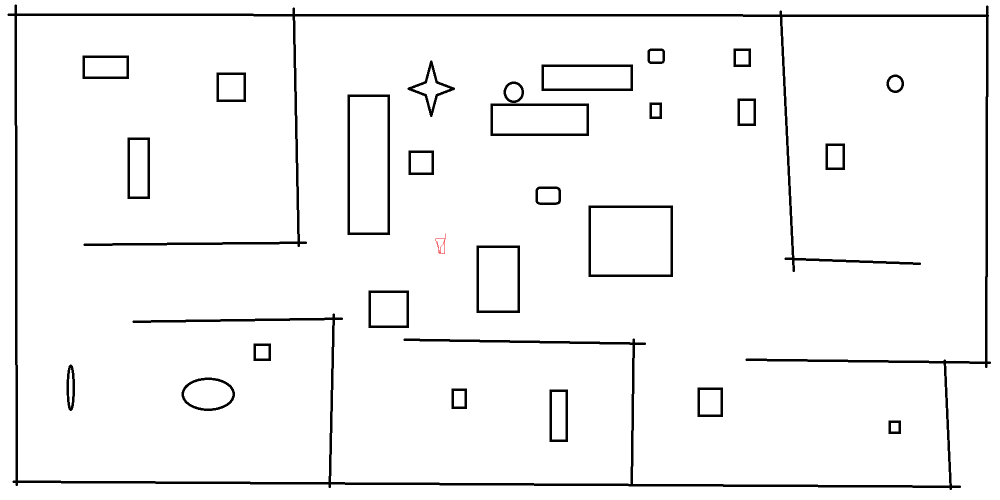
//> input picture room1.png, 2000 x 1000 px (shown at 1/2 size)
$ ./DFS-cleaner   (built with g++ and OpenCV 4)
//> lines starting //> are read from the running program, lines starting //| are printed output that depends on the picture
/*This is a DFS-cleaner simulation program,
which simulates how a cleaner can traverses an enclosed room while it does not know the map of the room at the beginning.
You can rewrite the set_environment() and go_and_clean::print_obstacle_route_and_car() to remove the API provided by opencv library.
Instead of presenting the DFS-cleaning process by video, you can cout the obstacle, cleaning status, car postion e.t.c..*/

#include <windows.h>
#include <opencv2/core/core.hpp>
#include <opencv2/highgui/highgui.hpp>
#include "opencv2/imgproc/imgproc.hpp"
#include <iostream>
#include <string>
#include "stack.h"
#include <cmath>

#define PI 3.1415926
using namespace cv;
using namespace std;

Mat show_image;
Mat global_animation_image;
Mat local_animation_image;
VideoWriter global_output;
VideoWriter local_output;
int scale;

int nr, nc;
int** environment;
int at_environment_r;
int at_environment_c;

class node
{
//"node" represents each unit area in the real world,
//which can be easily classified by 2 member variables,
//cleaned_or_not and obstacle_or_not, to detemined whether to clean that area or not
public:
	int cleaned_or_not = 0;
	int obstacle_or_not = 0;
};
node** surrounding;
void instruction()
{
	cout << endl;
	cout << "****************************************************************************************************" << endl;
	cout << "----------------------------------------------------------------------------------------------------" << endl;
	cout << "# INSTRUCTION" << endl << endl;
	cout << "	This is a DFS-cleaner simulation program," << endl;
	cout << "	which simulates how a cleaner can traverses an enclosed room while it does not know the map of the room at the beginning." << endl;
	cout << "	You can rewrite the set_environment() and go_and_clean::print_obstacle_route_and_car() to remove the API provided by opencv library." << endl;
	cout << "	Instead of presenting the DFS-cleaning process by video, you can cout the obstacle, cleaning status, car postion e.t.c.." << endl;
	cout << endl;
}
void set_environment()
{
	//read the imported environment file
	//if the imported environment file do not exist, use the default environment file
	char environment_file_name[80];
	char default_environment_file_name[] = "room1.png";
	char ch; int i;
	cout << endl;
	cout << "****************************************************************************************************" << endl;
	cout << "----------------------------------------------------------------------------------------------------" << endl;
	cout << "# IMPORT ENVIRONMENT IMAGE" << endl << endl;
	cout << "	Enter file name of the environment image." << endl;
	cout << "	(Draw the enclosed room and obstacles in it with black,";
	cout << "draw the start position with red." << endl;
	cout << "	You can turn frame an angle and draw your enclosed area to simulate a car with oblique start direction.)" << endl;
	cout << "	>> ";

	i = 0;
	while((ch = getchar()) != '\n')
	{
		if(ch == '.') break;
		environment_file_name[i] = ch;
		i++;
	}
	environment_file_name[i] = '.'; environment_file_name[i+1] = 'p'; environment_file_name[i+2] = 'n';
	environment_file_name[i+3] = 'g'; environment_file_name[i+4] = '\0';

	show_image = imread(environment_file_name, CV_LOAD_IMAGE_COLOR);
//> .png cannot be read in this run, so this picture is empty

	if(! show_image.data )
	{
        cout << endl;
		cout << "	Environment image \"" << environment_file_name << "\" do not exist!" << endl ;
		cout << "	Use default environment image \"" << default_environment_file_name << "\"" << endl;
		show_image = imread(default_environment_file_name, CV_LOAD_IMAGE_COLOR);
//> show_image is the input picture: 1000 rows x 2000 cols, CV_8UC3; mean B, G, R 244.8, 244.8, 244.8
		cout << endl;
	}
	else
	{
		cout << endl;
		cout << "	Environment image \"" << environment_file_name << "\" is successfully read-in!" << endl;
		cout << endl;
	}

	//after number of pixels per unit area given by user, resolution of the environment map is reduced from
	//(show_image.cols x show_image.rows) to (show_image.cols/scale x show_image.rows/scale)
	//informations in the image are then transformed and stored into the environment array
	int unit_area = 0;
	cout << endl;
	cout << "****************************************************************************************************" << endl;
	cout << "----------------------------------------------------------------------------------------------------" << endl;
	cout << "# PIXEL PROCESS OF THE ENVIRONMENT IMAGE" << endl << endl;
	cout << "	You have imported an image which is with " << show_image.rows << " x " << show_image.cols << " pixels." << endl;
//| 	You have imported an image which is with 1000 x 2000 pixels.
    cout << "	The program will now transforms it into an environment array." << endl;
	while(unit_area < 1)
	{
		cout << "	How many pixels do you assume a unit area to occupy? (must be larger than 1)" << endl;
		cout << "	>> ";
    	cin >> unit_area;
//> the answer given: 100
    	cout << endl;
	}
    scale = (int)sqrt(unit_area);

    resize(show_image,show_image,Size(show_image.cols+2*scale,show_image.rows+2*scale),0,0,CV_INTER_AREA);
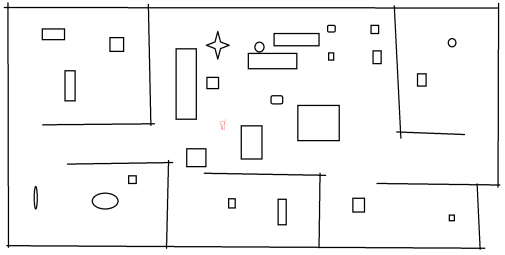
//> show_image: 1020 rows x 2020 cols, CV_8UC3 (shown at 1/4 size); mean B, G, R 244.8, 244.8, 244.8

	nr = show_image.rows/scale+1;
	nc = show_image.cols/scale+1;
	environment = new int*[nr];
    for(int i = 0; i < nr; i++)
    {
        environment[i] = new int[nc];
        for(int j = 0; j < nc; j++)
        {
            environment[i][j] = 0;
        }
    }

    //if any of the pixels in nrow = scale*i ~ scale*(i+1), ncol = scale*j ~ scale*(j+1) is black
	//(bgr.val[0] <= 50 && bgr.val[1] <= 50 && bgr.val[2] <= 50),
	//we will write 1 into environment[i][j], which is (i,j) exists obstacle
	//if any of the pixels in nrow = scale*i ~ scale*(i+1), ncol = scale*j ~ scale*(j+1) is red
	//(2*bgr.val[0] <= bgr.val[2] && 2*bgr.val[1] <= bgr.val[2]),
	//we will add i and j to at_environment_r and at_environment_c,respectively, and take the average, which is the start position of the car
	at_environment_r = 0;
	at_environment_c = 0;
    for( size_t nrow = 0; nrow < show_image.rows; nrow+=scale)
    {
        for(size_t ncol = 0; ncol < show_image.cols; ncol+=scale)
        {
            bool flag = 0;
            for(int i = 0; i < scale; i++)
            {
                for(int j = 0; j < scale; j++)
                {
                    if(nrow+i >= 0 && nrow+i < show_image.rows && ncol+j >=0 && ncol+j < show_image.cols)
                    {
                        Vec3i bgr = show_image.at<Vec3b>(nrow+i,ncol+j);
                        if(bgr.val[0] <= 50 && bgr.val[1] <= 50 && bgr.val[2] <= 50)
                        {
                            flag = 1;
                        }
                        else if(2*bgr.val[0] <= bgr.val[2] && 2*bgr.val[1] <= bgr.val[2])
                        {
                            if(at_environment_r == 0 && at_environment_c == 0)
                            {
                                at_environment_r+=nrow/scale;
                                at_environment_c+=ncol/scale;
                            }
                            else
                            {
                                at_environment_r = (at_environment_r + nrow/scale)/2;
                                at_environment_c = (at_environment_c + ncol/scale)/2;
                            }
                        }
                    }
                }
            }

            if(flag == 1)
            {
                environment[nrow/scale][ncol/scale] = 1;
            }
        }
    }
//> this loop made 102 passes
//> (at_environment_r, at_environment_c) on passes 1 to 8: (0, 0), (0, 0), (0, 0), (0, 0), (0, 0), (0, 0), (0, 0), (0, 0)
//> after the loop, at_environment_r = 50; at_environment_c = 88
	//setup animation parameters and name of the output animation files
	char global_animation_file_name[80];
	char local_animation_file_name[80];
	char default_global_animation_file_name[] = "DFS cleaning process_global.avi";
	char default_local_animation_file_name[] = "DFS cleaning process_local.avi";
	cout << endl;
	cout << "****************************************************************************************************" << endl;
	cout << "----------------------------------------------------------------------------------------------------" << endl;
	cout << "# EXPORT ANIMATION OF THE DFS CLEANING PROCESS" << endl << endl;
	cout << "	Name the animation file:" << endl;
	getchar();

	cout << "	>> ";
	i = 0;
	while((ch = getchar()) != '\n')
	{
		if(ch == '.') break;
		global_animation_file_name[i] = ch;
		local_animation_file_name[i] = ch;
		i++;
	}
	global_animation_file_name[i] = '_'; global_animation_file_name[i+1] = 'g'; global_animation_file_name[i+2] = 'l';
	global_animation_file_name[i+3] = 'o'; global_animation_file_name[i+4] = 'b'; global_animation_file_name[i+5] = 'a';
	global_animation_file_name[i+6] = 'l'; global_animation_file_name[i+7] = '.'; global_animation_file_name[i+8] = 'a';
	global_animation_file_name[i+9] = 'v'; global_animation_file_name[i+10] = 'i'; global_animation_file_name[i+11] = '\0';
	local_animation_file_name[i] = '_'; local_animation_file_name[i+1] = 'l'; local_animation_file_name[i+2] = 'o';
	local_animation_file_name[i+3] = 'c'; local_animation_file_name[i+4] = 'a'; local_animation_file_name[i+5] = 'l';
	local_animation_file_name[i+6] = '.'; local_animation_file_name[i+7] = 'a'; local_animation_file_name[i+8] = 'v';
	local_animation_file_name[i+9] = 'i'; local_animation_file_name[i+10] = '\0';

	global_animation_image = Mat(nr*scale, nc*scale, CV_8UC3, Scalar(255,255,255));
	Size S = Size(global_animation_image.cols, global_animation_image.rows);
	int codec = VideoWriter::fourcc('M','J','P','G');
	int FPS = 1000/10;
	if(i == 0)
	{
		cout << endl << "	Animation in global perspective: ";
		cout << default_global_animation_file_name << endl;
		global_output = VideoWriter(String(default_global_animation_file_name),codec,FPS,S,true);
	}
	else
	{
		cout << endl << "	Animation in global perspective: ";
		cout << global_animation_file_name << endl;
		global_output = VideoWriter(String(global_animation_file_name),codec,FPS,S,true);
	}
	local_animation_image = Mat(nr*scale, nc*scale, CV_8UC3, Scalar(0,0,0));
	if(i == 0)
	{
		cout << endl << "	Animation in robot's perspective: ";
		cout << default_local_animation_file_name << endl;
		local_output = VideoWriter(String(default_local_animation_file_name),codec,FPS,S,true);
	}
	else
	{
		cout << endl << "	Animation in robot's perspective: ";
		cout << local_animation_file_name << endl;
		local_output = VideoWriter(String(local_animation_file_name),codec,FPS,S,true);
	}

    //if (i,j) is in the nine-square division region centered on (at_environment_r,at_environment_c),
	//set pixels in nrow = scale*i ~ scale*(i+1), ncol = scale*j ~ scale*(j+1) to blue
	//(bgr.val[0] = 255; bgr.val[1] = 0; bgr.val[2] = 0)
	//if environment[i][j] is 1, set pixels in nrow = scale*i ~ scale*(i+1), ncol = scale*j ~ scale*(j+1) to black
	//(bgr.val[0] = 0; bgr.val[1] = 0; bgr.val[2] = 0)
	for(int i = 0; i < nr; i++)
    {
        for(int j = 0; j < nc; j++)
        {
            if (i >= at_environment_r-1 && i <= at_environment_r+1 && j >= at_environment_c-1 && j <= at_environment_c+1)
			{
				for(size_t nrow = scale*i; nrow < scale*(i+1); nrow++)
				{
					for(size_t ncol = scale*j; ncol < scale*(j+1); ncol++)
					{
						Vec3b& bgr = global_animation_image.at<Vec3b>(nrow,ncol);
						bgr[0] = 255;
						bgr[1] = 0;
						bgr[2] = 0;
					}
				}
            }
            else if(environment[i][j] == 1)
            {
                for(size_t nrow = i*scale; nrow < (i+1)*scale; nrow++)
				{
					for(size_t ncol = j*scale; ncol < (j+1)*scale; ncol++)
					{
						Vec3b& bgr = global_animation_image.at<Vec3b>(nrow,ncol);
						bgr[0] = 0;
						bgr[1] = 0;
						bgr[2] = 0;
					}
				}
            }
        }
    }
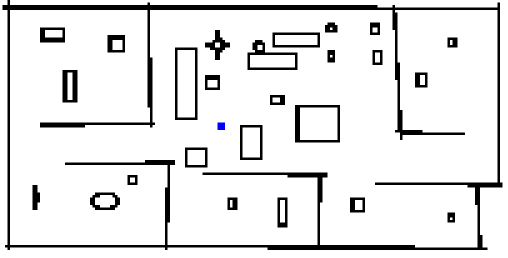
//> global_animation_image: 1030 rows x 2030 cols, CV_8UC3 (shown at 1/4 size); mean B, G, R 229.1, 229, 229

	//show image during execution
	namedWindow( "DFS cleaning process_global - Display window", CV_WINDOW_AUTOSIZE );
	namedWindow( "DFS cleaning process_local - Display window", CV_WINDOW_AUTOSIZE );
	resize(global_animation_image,show_image,Size(600*global_animation_image.cols/global_animation_image.rows,600));
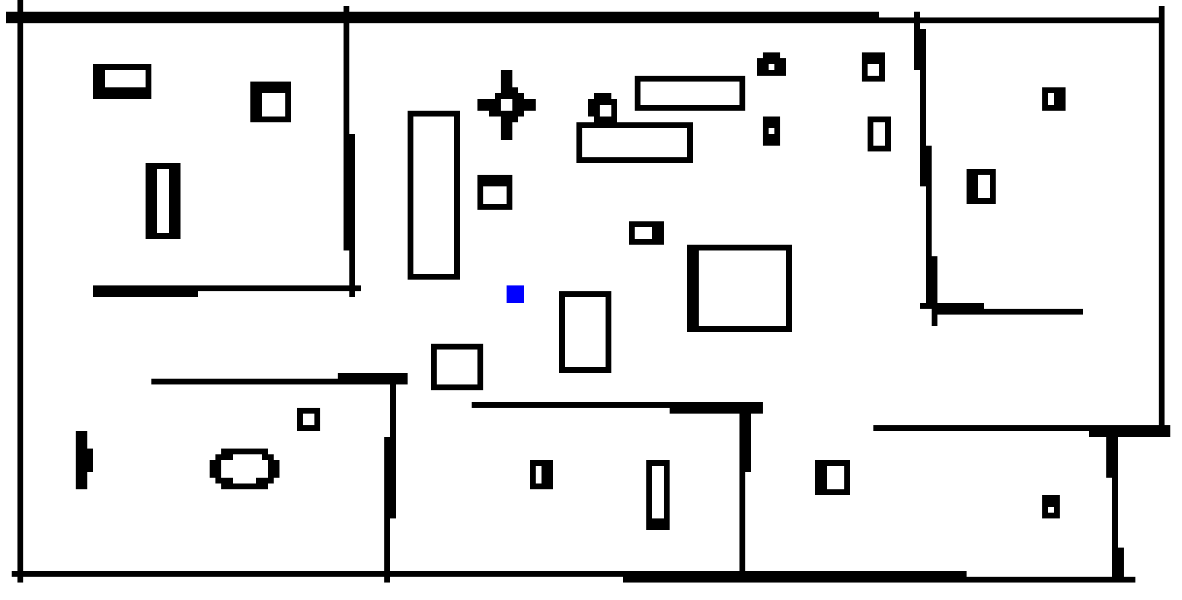
//> show_image: 600 rows x 1182 cols, CV_8UC3; mean B, G, R 229.3, 229.2, 229.2
    imshow( "DFS cleaning process_global - Display window", show_image );
    waitKey(5);
}

class go_and_clean
{
	//critical variables:
		//local_map: store for the already-detected local map
		//route: store for direction of the car during travel in order to recurse back
		//dir: store for the direction of the car
		//nr_size, nc_size: store for map size of the already-detected local map
		//at_local_nr, at_local_nc: store for the center postion of the car on local map
	node** local_map;
	stack<int> route;
	int dir, nr_size, nc_size, at_local_nr, at_local_nc;
public:
	go_and_clean()
	{
		//initialization:
			//3x5 surrounding is detected at the very beginning,
			//this 3x5 is see as the very first local map, that is,
			//size of the local map is initialized to be 3x5.
			//then, a 5x5 local map is set up to include the old 3x5 map into it,
			//size of the local map is increased to 5x5 thereafter.

			//center postion of the car starts from (2,2) on the local map,
			//direction of the car begins with 0, which is 0 degrees
		detect_surrounding();
		nr_size = 3; nc_size = 5;
		local_map = fill_map(surrounding, 5, 5, 0, 0);
		nr_size+=2;

		at_local_nr = 2; at_local_nc = 2;
		dir = 0;
	}

	void detect_surrounding()
	{
		//after setup a 3x5 nodes array,
		//set obstacle_or_not of the 3x2 nodes that car occupies to 0,
		//then, sensor will rotate from -PI/2 to PI/2 to detect obstacles in the environment while car do not turn,
		//update obstacle_or_not of the surrounding 9 nodes during detection
		surrounding = new node*[3];
		for (int i = 0; i < 3; i++)
		{
			surrounding[i] = new node[5];
		}

		for(int i = 0; i < 2; i++)
		{
			for(int j = 0; j < 3; j++)
			{
				surrounding[(2-1)+i][(2-1)+j].obstacle_or_not = 0;
			}
		}
//> (the rest of the program and of its run is left out)
